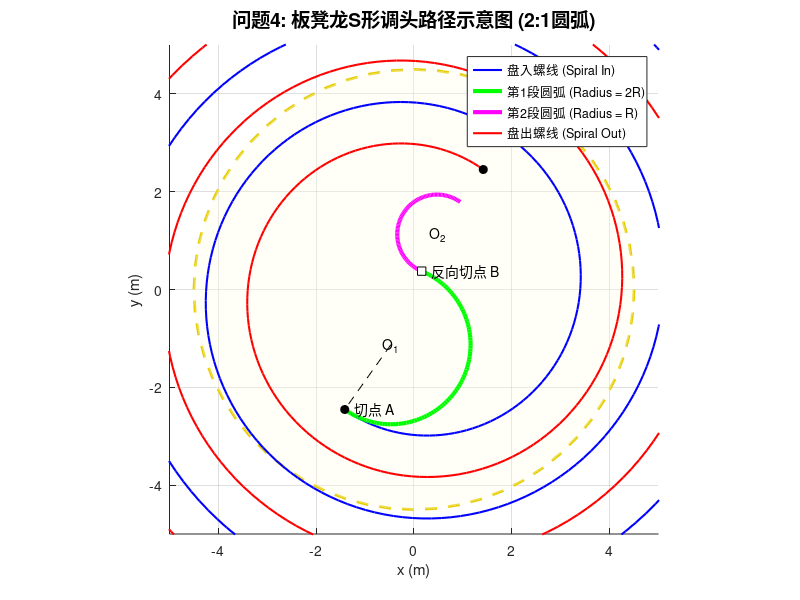

Here is the MATLAB script that generated this plot:
function bench_dragon_turn_schematic
    % Setting up the figure
    figure('Color', 'w', 'Position', [100, 100, 800, 700]);
    hold on; axis equal; grid on;
    xlabel('x (m)'); ylabel('y (m)');
    title('问题4: 板凳龙S形调头路径示意图 (2:1圆弧)', 'FontSize', 14);

    %% 1. 参数设置
    p = 1.7;                % 螺距 (Pitch) = 1.7m
    b = p / (2 * pi);       % 螺线参数 r = b * theta
    R_zone = 4.5;           % 调头空间半径 (直径9m)
    
    % 绘制调头空间边界 (黄色区域示意)
    rectangle('Position', [-R_zone, -R_zone, 2*R_zone, 2*R_zone], ...
              'Curvature', [1, 1], 'EdgeColor', [0.9, 0.8, 0], ...
              'LineStyle', '--', 'LineWidth', 2);
    fill(R_zone*cos(0:0.01:2*pi), R_zone*sin(0:0.01:2*pi), ...
         [1, 1, 0.9], 'EdgeColor', 'none', 'FaceAlpha', 0.3);

    %% 2. 求解S形曲线参数
    % 我们需要找到一个切点 theta_tan，在该点：
    % 1. 螺线切线与圆弧切线重合
    % 2. 圆弧1半径 r1 = 2 * r2
    % 3. 圆弧1和圆弧2在原点对称处相连 (基于中心对称假设)
    
    % 使用数值优化寻找最佳的 theta (螺线截断角度)
    initial_theta = 2 * pi; 
    options = optimset('Display', 'off', 'TolX', 1e-8);
    [theta_opt, fval] = fminsearch(@(t) solve_geometry(t, b), initial_theta, options);
    
    % 获取最优解下的几何参数
    [cost, r2, center1, P_in, start_angle1, end_angle1] = solve_geometry(theta_opt, b);
    r1 = 2 * r2;

    %% 3. 生成路径数据
    
    % --- A. 盘入螺线 (Spiral In) ---
    % 从外部画到切点 P_in
    theta_max_plot = 10 * pi; 
    theta_spiral_in = linspace(theta_opt, theta_max_plot, 500);
    x_spiral_in = b * theta_spiral_in .* cos(theta_spiral_in);
    y_spiral_in = b * theta_spiral_in .* sin(theta_spiral_in);
    
    % --- B. 盘出螺线 (Spiral Out) ---
    % 中心对称: (-x, -y)
    x_spiral_out = -x_spiral_in;
    y_spiral_out = -y_spiral_in;
    
    % --- C. S形曲线 - 第一段圆弧 (半径 2r) ---
    % 生成从切点到中间交点的圆弧
    angles1 = linspace(start_angle1, end_angle1, 100);
    x_arc1 = center1(1) + r1 * cos(angles1);
    y_arc1 = center1(2) + r1 * sin(angles1);
    
    % --- D. S形曲线 - 第二段圆弧 (半径 r) ---
    % 中心对称，圆心为 -center1，半径 r2
    center2 = -center1;
    % 对应的角度范围也需要旋转180度 (pi)
    angles2 = linspace(start_angle1 + pi, end_angle1 + pi, 100);
    x_arc2 = center2(1) + r2 * cos(angles2);
    y_arc2 = center2(2) + r2 * sin(angles2);

    %% 4. 绘图
    
    % 绘制螺线
    p1 = plot(x_spiral_in, y_spiral_in, 'b-', 'LineWidth', 1.5); % 盘入
    p4 = plot(x_spiral_out, y_spiral_out, 'r-', 'LineWidth', 1.5); % 盘出
    
    % 绘制S形圆弧
    p2 = plot(x_arc1, y_arc1, 'g-', 'LineWidth', 3); % 圆弧1 (大)
    p3 = plot(x_arc2, y_arc2, 'm-', 'LineWidth', 3); % 圆弧2 (小)
    
    % 标记关键点
    plot(P_in(1), P_in(2), 'ko', 'MarkerFaceColor', 'k'); % 切点1
    plot(-P_in(1), -P_in(2), 'ko', 'MarkerFaceColor', 'k'); % 切点2
    
    % 计算并标记中间连接点 (Arc1 和 Arc2 的切点)
    mid_point = (center1 * r2 + center2 * r1) / (r1 + r2);
    plot(mid_point(1), mid_point(2), 'ks', 'MarkerFaceColor', 'w'); 

    %% 5. 图例和标注
    legend([p1, p2, p3, p4], ...
           '盘入螺线 (Spiral In)', ...
           '第1段圆弧 (Radius = 2R)', ...
           '第2段圆弧 (Radius = R)', ...
           '盘出螺线 (Spiral Out)', ...
           'Location', 'best');
       
    text(P_in(1)+0.2, P_in(2), '切点 A', 'FontSize', 10);
    text(mid_point(1)+0.2, mid_point(2), '反向切点 B', 'FontSize', 10);
    
    % 标注半径关系
    text(center1(1), center1(2), 'O_1', 'HorizontalAlignment', 'center');
    plot([center1(1), P_in(1)], [center1(2), P_in(2)], 'k--', 'LineWidth', 0.5);
    
    text(center2(1), center2(2), 'O_2', 'HorizontalAlignment', 'center');
    
    xlim([-5, 5]); ylim([-5, 5]);
end

%% 辅助函数：几何解算
function [cost, r2, center1, P_in, start_angle, end_angle] = solve_geometry(theta, b)
    % 1. 计算螺线上切点 P 的坐标
    r = b * theta;
    x = r * cos(theta);
    y = r * sin(theta);
    P_in = [x, y];
    
    % 2. 计算螺线在该点的切向量和法向量
    dx = b * (cos(theta) - theta * sin(theta));
    dy = b * (sin(theta) + theta * cos(theta));
    
    tangent_vec = [dx, dy];
    tangent_vec = tangent_vec / norm(tangent_vec);
    
    % 法向量 (指向螺线内侧)
    normal_vec = [-tangent_vec(2), tangent_vec(1)];
    
    % 3. 确定圆心 O1
    % 几何约束推导：
    % 设小圆弧半径为 r2，大圆弧半径为 r1 = 2*r2。
    % 整个图形关于原点中心对称。
    % 联立方程求解 r2
    P_dot_N = dot(P_in, normal_vec);
    P_sq = dot(P_in, P_in);
    
    % 一元二次方程系数: 1.75*r2^2 + 4*(P·N)*r2 + |P|^2 = 0
    roots_r = roots([1.75, 4 * P_dot_N, P_sq]);
    
    % 取正实数解
    valid_r = roots_r(roots_r > 0 & imag(roots_r) == 0);
    
    if isempty(valid_r)
        cost = 1e6; 
        r2 = 1; center1 = [0,0]; start_angle=0; end_angle=0;
        return;
    end
    
    r2 = min(valid_r); 
    r1 = 2 * r2;
    
    center1 = P_in + normal_vec * r1;
    cost = 0; 
    
    % 计算绘图用的角度
    vec_start = P_in - center1;
    start_angle = atan2(vec_start(2), vec_start(1));
    
    center2 = -center1;
    vec_end = center2 - center1;
    end_angle = atan2(vec_end(2), vec_end(1));
    
    % 角度调整
    if end_angle < start_angle
       % end_angle = end_angle + 2*pi;
    end
end